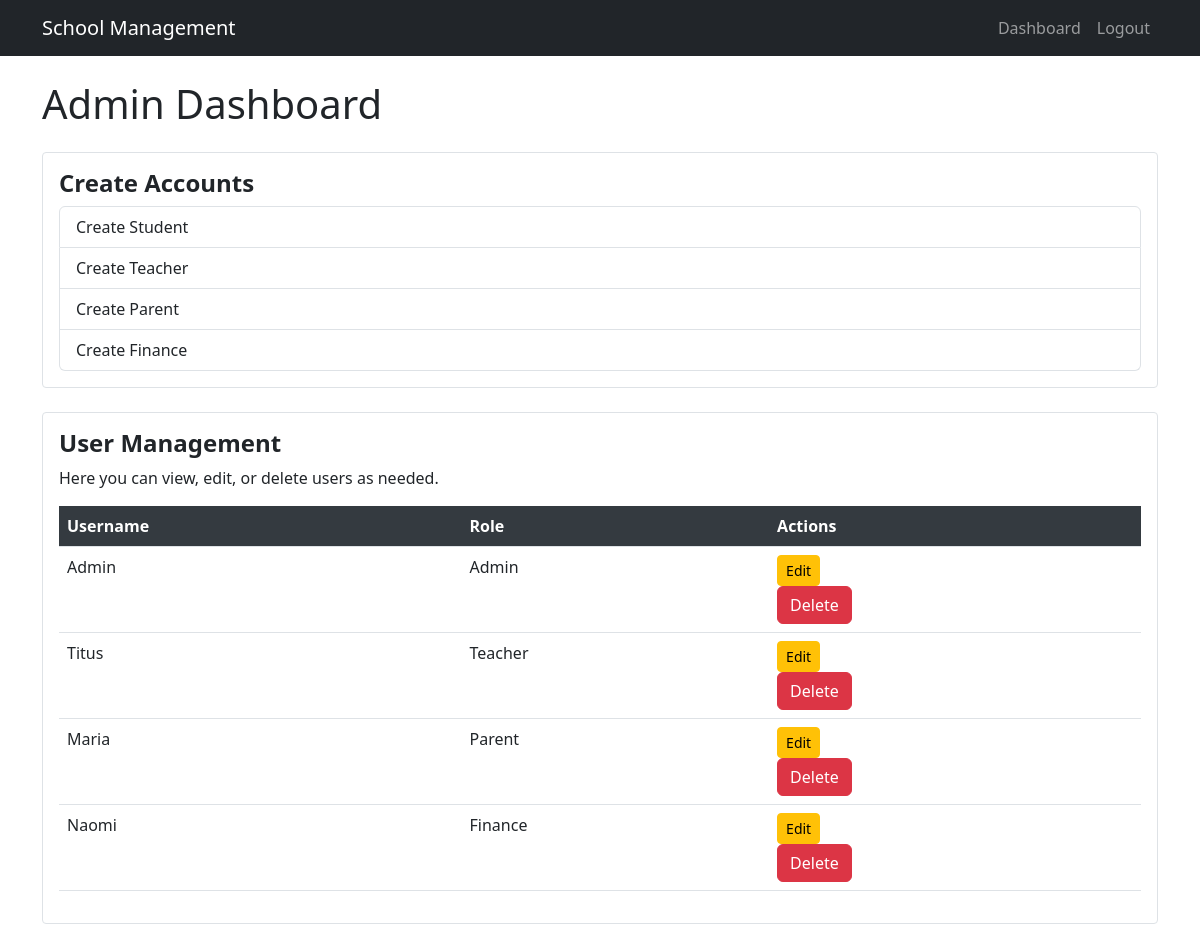
The app's page /admin/dashboard (signed in), older data.
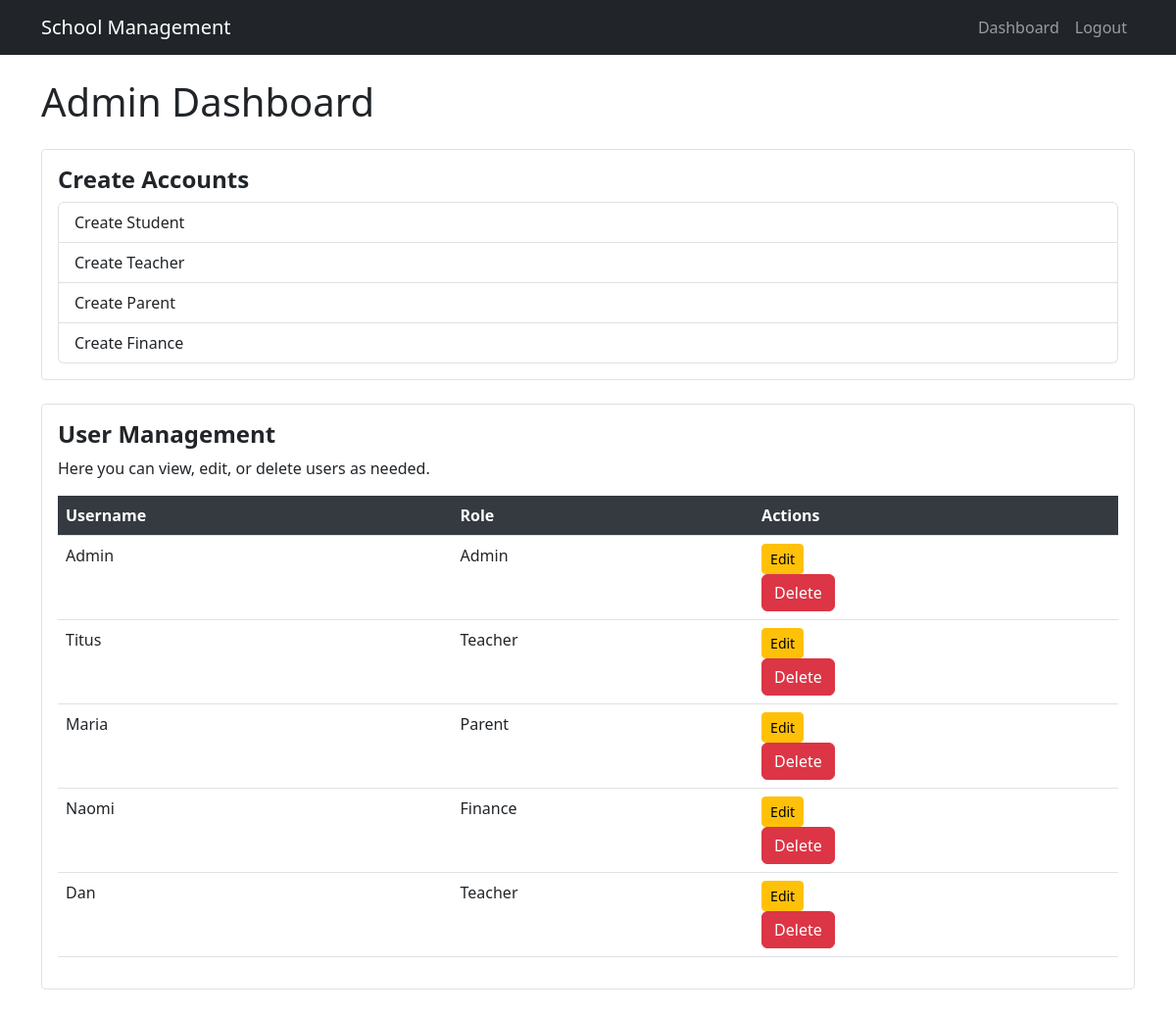
The same page, newer data.
### models.py (models this page shows)
class User(db.Model, UserMixin):
    id = db.Column(db.Integer, primary_key=True)
    username = db.Column(db.String(150), unique=True, nullable=False)
    password = db.Column(db.String(150), nullable=False)
    role = db.Column(db.String(50), nullable=False)  # Admin, Teacher, Parent, Finance
    child_id = db.Column(db.Integer, db.ForeignKey('student.id'), nullable=True)  # Only for Parent role

### app.py (the view)
@app.route('/admin/dashboard')
@login_required
def admin_dashboard():
    if current_user.role != 'Admin':
        flash("Unauthorized access.", 'danger')
        return redirect(url_for('dashboard'))
    users = User.query.all()  # Fetch all users to display
    return render_template('admin_dashboard.html', users=users)

### app.py (called while the page is built)
@login_manager.user_loader
def load_user(user_id):
    return User.query.get(int(user_id))

### templates/admin_dashboard.html
{% extends "base.html" %}
{% block content %}
<h1>Admin Dashboard</h1>
<div class="card my-4">
    <div class="card-body">
        <h5 class="card-title">Create Accounts</h5>
        <div class="list-group">
            <a href="{{ url_for('create_student') }}" class="list-group-item list-group-item-action">Create Student</a>
            <a href="{{ url_for('create_teacher') }}" class="list-group-item list-group-item-action">Create Teacher</a>
            <a href="{{ url_for('create_parent') }}" class="list-group-item list-group-item-action">Create Parent</a>
            <a href="{{ url_for('create_finance') }}" class="list-group-item list-group-item-action">Create Finance</a>
        </div>
    </div>
</div>
<div class="card my-4">
    <div class="card-body">
        <h5 class="card-title">User Management</h5>
        <p>Here you can view, edit, or delete users as needed.</p>
        <table class="table">
            <thead>
                <tr>
                    <th>Username</th>
                    <th>Role</th>
                    <th>Actions</th>
                </tr>
            </thead>
            <tbody>
                {% for user in users %}
                    <tr>
                        <td>{{ user.username }}</td>
                        <td>{{ user.role }}</td>
                        <td>
                            <a href="{{ url_for('edit_user', user_id=user.id) }}" class="btn btn-warning btn-sm">Edit</a>
                            <form action="{{ url_for('delete_user', user_id=user.id) }}" method="POST" class="delete-form" data-username="{{ user.username }}" onsubmit="return confirm('Are you sure you want to delete this user?');">
                                <button type="submit" class="btn btn-danger">Delete</button>
                            </form>
                        </td>
                    </tr>
                {% endfor %}
            </tbody>
        </table>
    </div>
</div>
{% endblock %}

Row changes from the older to the newer data that the page shows:
added User: username "Dan", role "Teacher"
